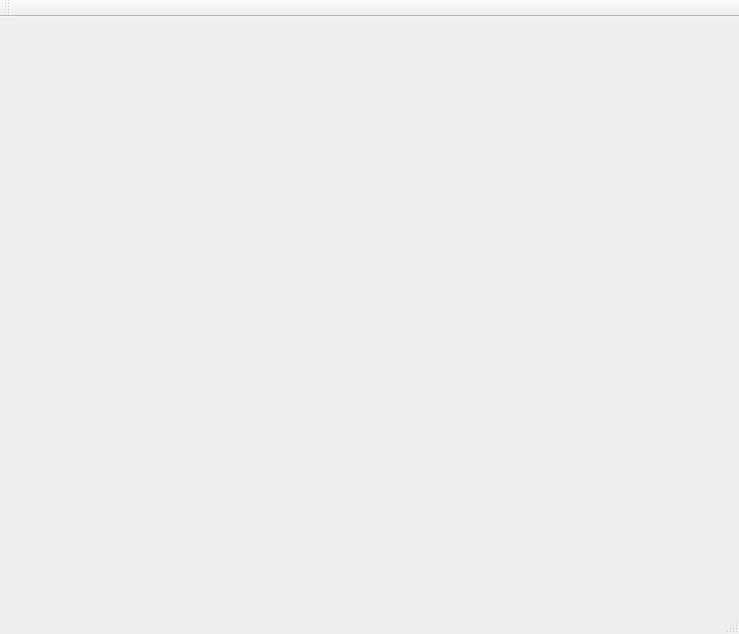
<?xml version="1.0" encoding="UTF-8"?>
<ui version="4.0">
 <class>MainWindow</class>
 <widget class="QMainWindow" name="MainWindow">
  <property name="geometry">
   <rect>
    <x>0</x>
    <y>0</y>
    <width>739</width>
    <height>634</height>
   </rect>
  </property>
  <property name="windowTitle">
   <string>MainWindow</string>
  </property>
  <widget class="QWidget" name="centralWidget">
   <widget class="QWidget" name="verticalLayoutWidget">
    <property name="geometry">
     <rect>
      <x>50</x>
      <y>230</y>
      <width>641</width>
      <height>321</height>
     </rect>
    </property>
    <layout class="QVBoxLayout" name="renderLayout"/>
   </widget>
  </widget>
  <widget class="QMenuBar" name="menuBar">
   <property name="geometry">
    <rect>
     <x>0</x>
     <y>0</y>
     <width>739</width>
     <height>22</height>
    </rect>
   </property>
  </widget>
  <widget class="QToolBar" name="mainToolBar">
   <attribute name="toolBarArea">
    <enum>TopToolBarArea</enum>
   </attribute>
   <attribute name="toolBarBreak">
    <bool>false</bool>
   </attribute>
  </widget>
  <widget class="QStatusBar" name="statusBar"/>
 </widget>
 <layoutdefault spacing="6" margin="11"/>
 <resources/>
 <connections/>
</ui>
